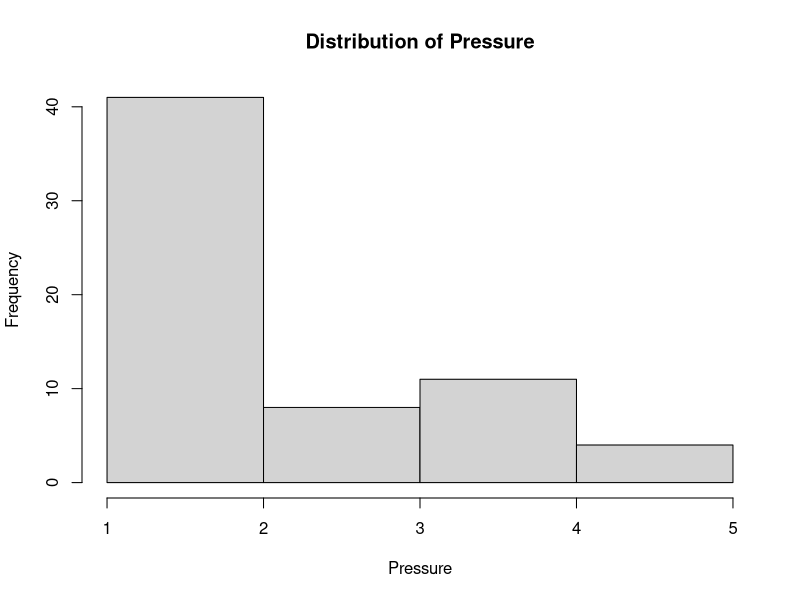
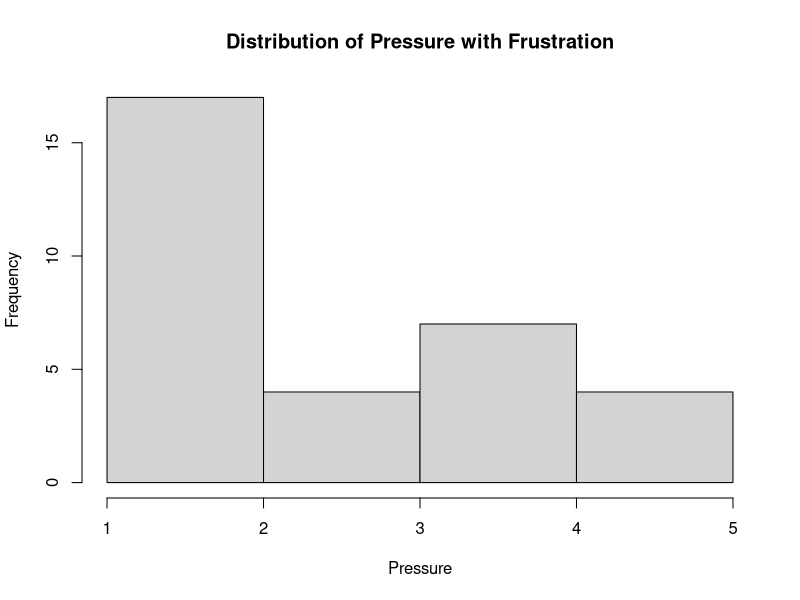

Reproduce these figures in R, in order.
data <- read.csv("dataset1.csv", sep=";")

# Algemene samenvatting
summary(data$pressure)

# Samenvatting voor mensen met opwekking van frustratie
summary(data$pressure[data$frustration == "Y"])

# Histogram voor druk
hist(data$pressure, main="Distribution of Pressure", xlab="Pressure", breaks=5)

# Histogram voor druk met frustratie opwekking
hist(data$pressure[data$frustration == "Y"], main="Distribution of Pressure with Frustration", xlab="Pressure", breaks=5)
